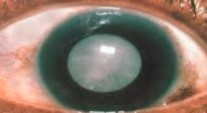
#> input picture cataract.jpg, 207 x 113 px
$ jupyter execute Untitled1.ipynb
#> lines starting #> are read from the running program, lines starting #| are printed output that depends on the picture
[cell 1]
import numpy as np

import cv2
import signal

from functools import wraps
import errno
import os
import copy

image = cv2.imread('cataract.jpg')
#> image is the input picture: shape (113, 207, 3); mean B, G, R 106.9, 119.6, 138.5
image = cv2.resize(image, (256, 256))
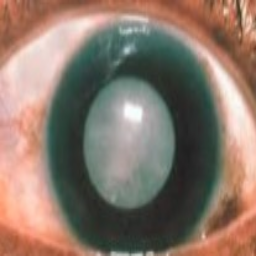
#> image: shape (256, 256, 3); mean B, G, R 106.8, 119.5, 138.4
orig_image = np.copy(image)

output = image.copy()
gray=image
gray = cv2.GaussianBlur(gray,(9,9),0.5)
gray = cv2.cvtColor(image, cv2.COLOR_BGR2GRAY)
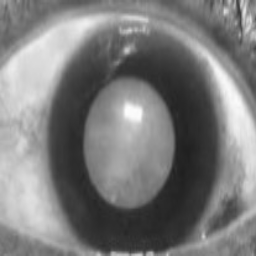
#> gray: shape (256, 256); min 31, max 252, mean 123.7

#gray= cv2.resize(gray, (256, 256))
cv2.imshow("gray", gray)
cv2.waitKey()

circles = None

minimum_circle_size = 60      #this is the range of possible circle in pixels you want to find
maximum_circle_size = 70     #maximum possible circle size you're willing to find in pixels

guess_dp = 1.0

number_of_circles_expected = 1          #we expect to find just one circle
breakout = False

max_guess_accumulator_array_threshold = 100     #minimum of 1, no maximum, (max 300?) the quantity of votes
                                                #needed to qualify for a circle to be found.
circleLog = []

guess_accumulator_array_threshold = max_guess_accumulator_array_threshold

while guess_accumulator_array_threshold > 1 and breakout == False:
    #start out with smallest resolution possible, to find the most precise circle, then creep bigger if none found
    guess_dp = 1.0
    print("resetting guess_dp:" + str(guess_dp))
    while guess_dp < 9 and breakout == False:
        guess_radius = maximum_circle_size
        print("setting guess_radius: " + str(guess_radius))
        print(circles is None)
        while True:

            #HoughCircles algorithm isn't strong enough to stand on its own if you don't
            #know EXACTLY what radius the circle in the image is, (accurate to within 3 pixels)
            #If you don't know radius, you need lots of guess and check and lots of post-processing
            #verification.  Luckily HoughCircles is pretty quick so we can brute force.

            print("guessing radius: " + str(guess_radius) +
                    " and dp: " + str(guess_dp) + " vote threshold: " +
                    str(guess_accumulator_array_threshold))

            circles = cv2.HoughCircles(gray,
                cv2.HOUGH_GRADIENT,
                dp=guess_dp,               #resolution of accumulator array.
                minDist=100,                #number of pixels center of circles should be from each other, hardcode
                param1=50,
                param2=guess_accumulator_array_threshold,
                minRadius=(guess_radius-3),    #HoughCircles will look for circles at minimum this size
                maxRadius=(guess_radius+3)     #HoughCircles will look for circles at maximum this size
                )

            if circles is not None:
                if len(circles[0]) == number_of_circles_expected:
                    print("len of circles: " + str(len(circles)))
                    circleLog.append(copy.copy(circles))
                    print("k1")
                break
                circles = None
            guess_radius -= 5
            if guess_radius < 40:
                break;

        guess_dp += 1.5

    guess_accumulator_array_threshold -= 2
#> after the loop, circleLog = 60 items, first 6: [[106, 142, 70.6]], [[106, 142, 70.6]], [[106, 142, 70.6]], [[106, 142, 70.6]], [[103.8, 141.2, 71.5]], [[106, 142, 70.6]]; guess_accumulator_array_threshold = 0

#Return the circleLog with the highest accumulator threshold
print(circles)

# ensure at least some circles were found
for cir in circleLog:
    # convert the (x, y) coordinates and radius of the circles to integers
    output = np.copy(orig_image)

    if (len(cir) > 1):
        print("FAIL before")
        exit()

    print(cir[0, :])

    cir = np.round(cir[0, :]).astype("int")

    for (x, y, r) in cir:
        cv2.circle(output, (x, y), r, (0, 0, 255), 2)
        cv2.rectangle(output, (x - 5, y - 5), (x + 5, y + 5), (0, 128, 255), -1)

    cv2.imshow("output", np.hstack([orig_image, output]))
    cv2.waitKey(0)
#> this loop made 60 passes
#> cir on passes 1 to 12: [[106, 142, 71]], [[106, 142, 71]], [[106, 142, 71]], [[106, 142, 71]], [[104, 141, 72]], [[106, 142, 71]], [[104, 141, 72]], [[106, 142, 71]], [[104, 141, 72]], [[106, 142, 71]], [[104, 141, 72]], [[106, 142, 71]]
#> pass 1, `cv2.imshow("output", np.hstack([orig_image, output]))`:
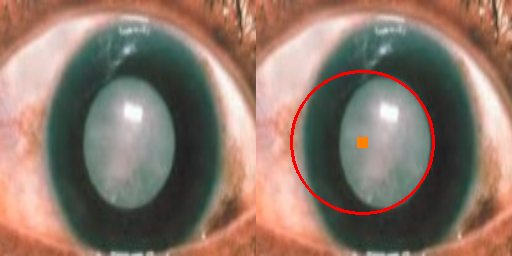
#> window 'output': shape (256, 512, 3); mean B, G, R 105.8, 118.6, 140.1
#> after the loop:
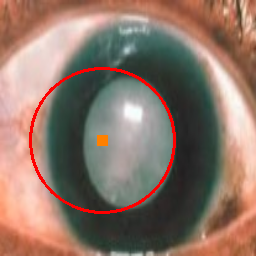
#> output: shape (256, 256, 3); mean B, G, R 104.4, 117.2, 141.6

cv2.destroyAllWindows()

$ run again, with Eye 2.jpg copied over cataract.jpg
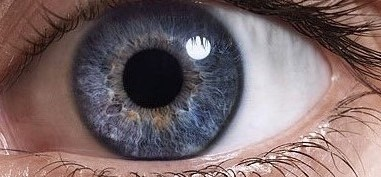
#> input picture Eye 2.jpg, 381 x 177 px
#> image is the input picture: shape (177, 381, 3); mean B, G, R 103.7, 102.4, 120.9
#> image: shape (256, 256, 3)
#> after the loop `while guess_accumulator_array_threshold > 1 and breakout == False:`: circleLog = 21 items, first 6: [[103.8, 186.2, 46.5]], [[103.8, 186.2, 46.5]], [[103.8, 186.2, 46.5]], [[103.8, 186.2, 46.5]], [[103.8, 186.2, 46.5]], [[103.8, 186.2, 46.5]]; guess_accumulator_array_threshold = 0
#> the loop `for cir in circleLog:` made 21 passes
#> cir on passes 1 to 8: [[104, 186, 46]], [[104, 186, 46]], [[104, 186, 46]], [[104, 186, 46]], [[104, 186, 46]], [[104, 186, 46]], [[104, 186, 46]], [[104, 186, 46]]
#> pass 1, `cv2.imshow("output", np.hstack([orig_image, output]))`:
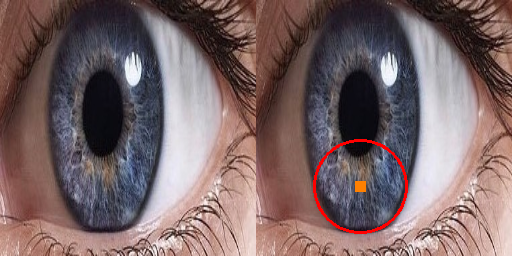
#> window 'output': shape (256, 512, 3); mean B, G, R 103, 101.9, 122.1
#> after the loop `for cir in circleLog:`:
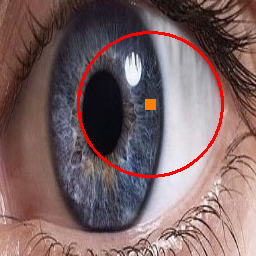
#> output: shape (256, 256, 3); mean B, G, R 101, 100, 124

$ run again, with Eye 3.jpg copied over cataract.jpg
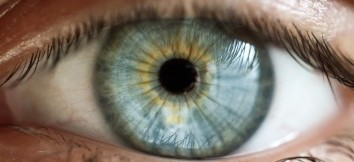
#> input picture Eye 3.jpg, 354 x 162 px
#> image is the input picture: shape (162, 354, 3); mean B, G, R 108.4, 120.9, 131.7
#> image: shape (256, 256, 3)
#> `gray = cv2.cvtColor(image, cv2.COLOR_BGR2GRAY)`:
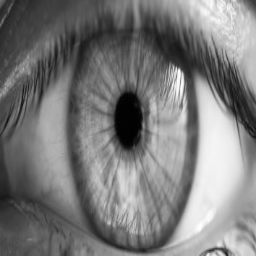
#> gray: shape (256, 256); min 1, max 254, mean 122.5
#> after the loop `while guess_accumulator_array_threshold > 1 and breakout == False:`: circleLog = 24 items, first 6: [[131.2, 198.8, 51.5]], [[131.2, 198.8, 51.5]], [[131.2, 198.8, 51.5]], [[131.2, 198.8, 51.5]], [[131.2, 198.8, 51.5]], [[131.2, 198.8, 51.5]]; guess_accumulator_array_threshold = 0
#> the loop `for cir in circleLog:` made 24 passes
#> cir on passes 1 to 8: [[131, 199, 52]], [[131, 199, 52]], [[131, 199, 52]], [[131, 199, 52]], [[131, 199, 52]], [[131, 199, 52]], [[131, 199, 52]], [[131, 199, 52]]
#> pass 1, `cv2.imshow("output", np.hstack([orig_image, output]))`:
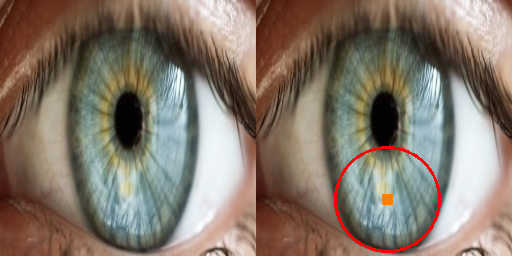
#> window 'output': shape (256, 512, 3); mean B, G, R 107.4, 119.9, 132.7

$ run again, with cat.jpg copied over cataract.jpg
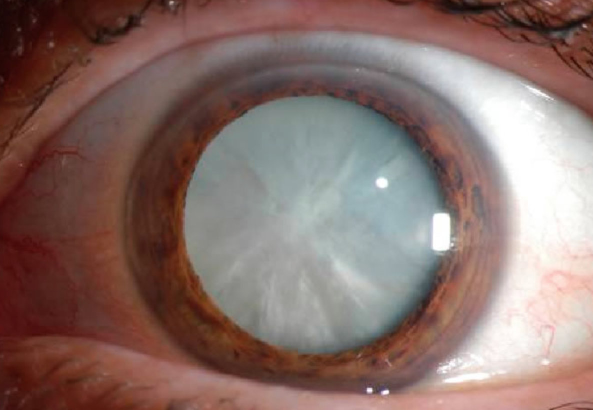
#> input picture cat.jpg, 1186 x 820 px (shown at 1/2 size)
#> image is the input picture: shape (820, 1186, 3); mean B, G, R 106.2, 111.8, 136.6
#> image: shape (256, 256, 3)
#> after the loop `while guess_accumulator_array_threshold > 1 and breakout == False:`: circleLog = 55 items, first 6: [[126, 130, 70.6]], [[126, 130, 70.6]], [[126, 130, 70.6]], [[126, 130, 70.6]], [[126, 130, 70.6]], [[126, 130, 70.6]]; guess_accumulator_array_threshold = 0
#> the loop `for cir in circleLog:` made 55 passes
#> cir on passes 1 to 8: [[126, 130, 71]], [[126, 130, 71]], [[126, 130, 71]], [[126, 130, 71]], [[126, 130, 71]], [[126, 130, 71]], [[126, 130, 71]], [[126, 130, 71]]
#> pass 1, `cv2.imshow("output", np.hstack([orig_image, output]))`:
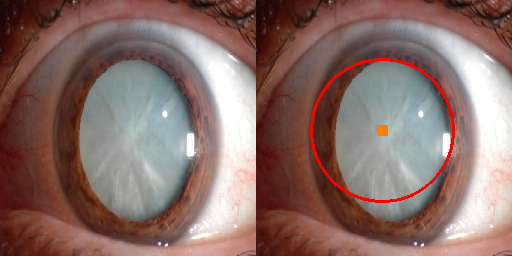
#> window 'output': shape (256, 512, 3); mean B, G, R 105.1, 110.8, 138.1
#> after the loop `for cir in circleLog:`:
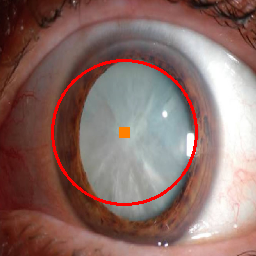
#> output: shape (256, 256, 3); mean B, G, R 104, 109.8, 139.8
